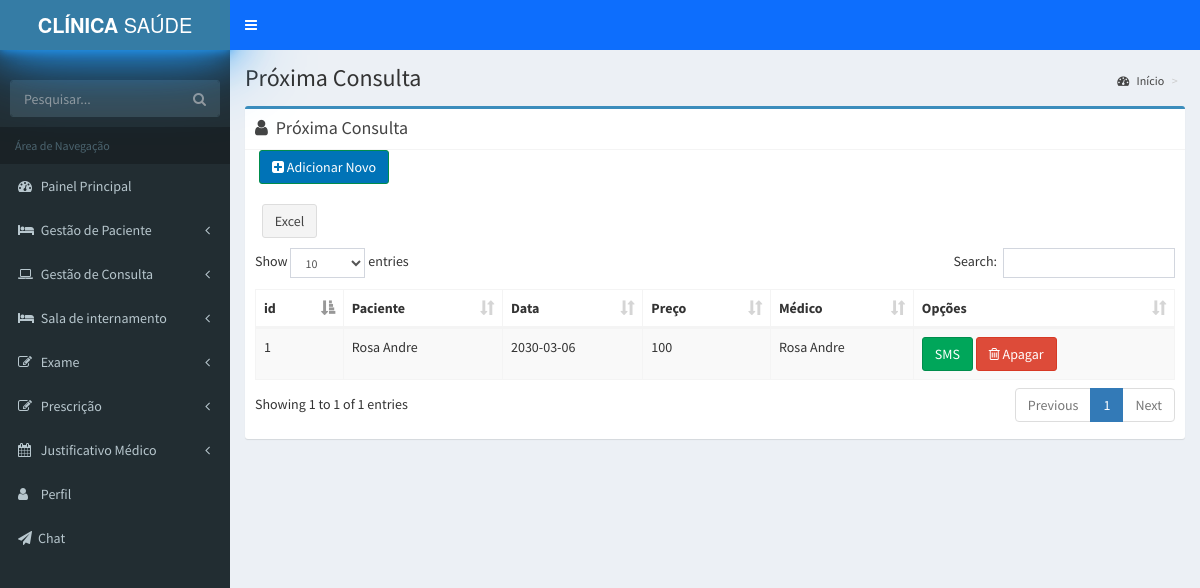
The page /Appointment_medico/upcomming.php on the database its author committed.
### tables this page shows
CREATE TABLE `addappointment` (
  `id` int(20) NOT NULL,
  `patient` varchar(25) NOT NULL,
  `doctor` varchar(30) NOT NULL,
  `app_date` varchar(100) NOT NULL,
  `hora` varchar(40) DEFAULT NULL,
  `especialidade` varchar(100) DEFAULT NULL,
  `preco` int(11) NOT NULL,
  `sms` enum('0','1') NOT NULL,
  `namepatient` varchar(50) DEFAULT NULL,
  `estado` varchar(15) DEFAULT NULL
);

CREATE TABLE `patientregister` (
  `id` int(20) NOT NULL,
  `yearsOld` int(3) NOT NULL,
  `name` varchar(25) NOT NULL,
  `email` varchar(35) NOT NULL,
  `password` varchar(2000) NOT NULL,
  `address` varchar(50) NOT NULL,
  `phone` varchar(11) NOT NULL,
  `gender` varchar(100) NOT NULL,
  `birthdate` date NOT NULL,
  `bloodgroup` varchar(20) NOT NULL,
  `imageupload` varchar(80) DEFAULT NULL,
  `status` enum('1','0') NOT NULL DEFAULT '1',
  `cartaodesaude` varchar(200) NOT NULL
);

### Appointment_medico/upcomming.php (the view, shortened to what this page needs)
<?php include"../Include/headerMedico.php";?>
<?php include"../Include/sidebarMedico.php";?>
<?php
include("../inc/connect.php") ;
$s="SELECT * FROM addappointment WHERE  `app_date`>'".date('Y-m-d')."'";
$query=mysqli_query($connection,$s)or die (mysqli_error($connection));
$row1=mysql_fetch_all($query);
$p_query=mysqli_query($connection,"SELECT * FROM patientregister") or die (mysqli_error($connection));
$p_row1=mysql_fetch_all($p_query);
function mysql_fetch_all($query)
{
    $all = array();
    while ($all[] = mysqli_fetch_assoc($query))
     {$temp=$all;}
    return $temp;
}
?>
  <div class="content-wrapper">
    <section class="content-header">
      <h1>
        Próxima Consulta
      </h1>
      <ol class="breadcrumb">
        <li><a href="../Index2"><i class="fa fa-dashboard"></i> Início</a></li>
        <li class="active"></li>
      </ol>
    </section>
    <section class="content">
<div class="row">
<div class="col-md-12">
<div class="box box-primary">
<div class="box-header with-border">
<i class="fa fa-user"></i> <h3 class="box-title">  Próxima Consulta</h3>
</div>&nbsp;&nbsp;&nbsp;&nbsp;
<a href="./addappointment.php"><button type="submit"   name="submit" class="btn btn-success bg-blue"><i class="fa fa-plus-square"></i> Adicionar Novo</button></a><br>
<td>
&nbsp;&nbsp;&nbsp;&nbsp;&nbsp;<a href="Excelupcomming.php"> <button type="button" class="btn btn-default">Excel</button></a>
</td>&nbsp;&nbsp;
 <div class="box-body">
              <table id="example1" class="table table-bordered table-striped table-hover">
                <thead>
                <tr>
                  <th>id</th>
                  <th>Paciente</th>
                  <th>Data</th>
                  <th>Preço</th>
                  <th>Médico</th>
                  <th>Opções</th>
                 </tr>
                </thead>
                <tbody>
 <?php
     for ($i=0; $i <count($row1) ; $i++)
      {
?> <tr>
<td><?php  echo $row1[$i]['id'];?></td>
<td><?php
foreach ($p_row1 as $p)
{
  if($row1[$i]['patient']==$p['id'])
   {
    echo $p['name'];
  }
}
 ?></td>
<td><?php echo $row1[$i]['app_date'];   ?></td>
<td><?php echo $row1[$i]['preco'];?></td>
<td><?php echo $row1[$i]['doctor'];?></td>
<td><a href="sendsms.php?id=<?php echo $row1[$i]['patient'];?>"><input type="button" name="submit" value="SMS" class="btn btn-success"></a>
  <a href="deleteu.php?id=<?php echo $row1[$i]['id'];?>"><span class="btn btn-danger"><i class="fa fa-trash-o"></i> Apagar</span></a></td>
</tr>
<?php }   ?>
</tbody>
 </table>
</div>
</div>
</div>
</div>
</section>
</div>
<?php include "../Include/footer.php";?>

### rows shown on the page
addappointment: id "1", app_date "2030-03-06", preco "100", doctor "Rosa Andre"
patientregister: name "Rosa Andre"
